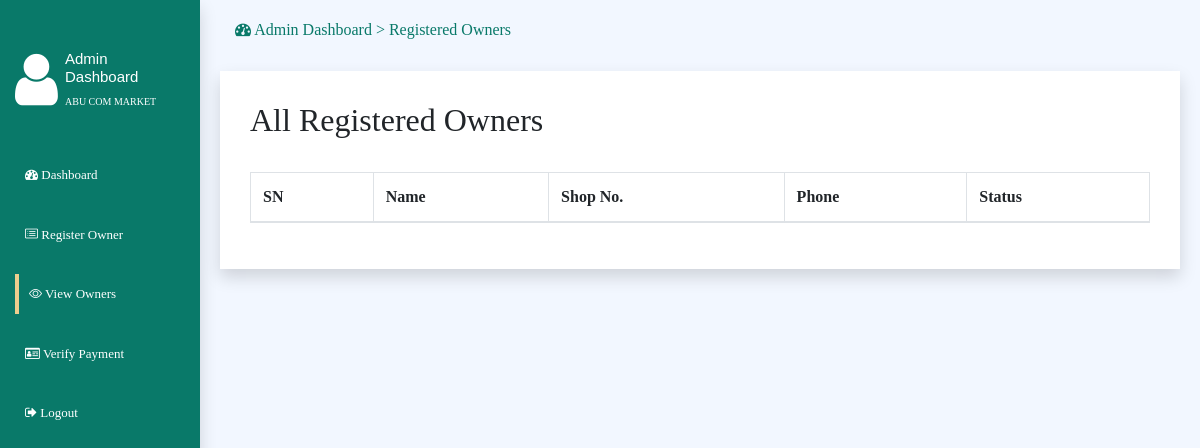
Page /backend/view.php on the earlier database version.
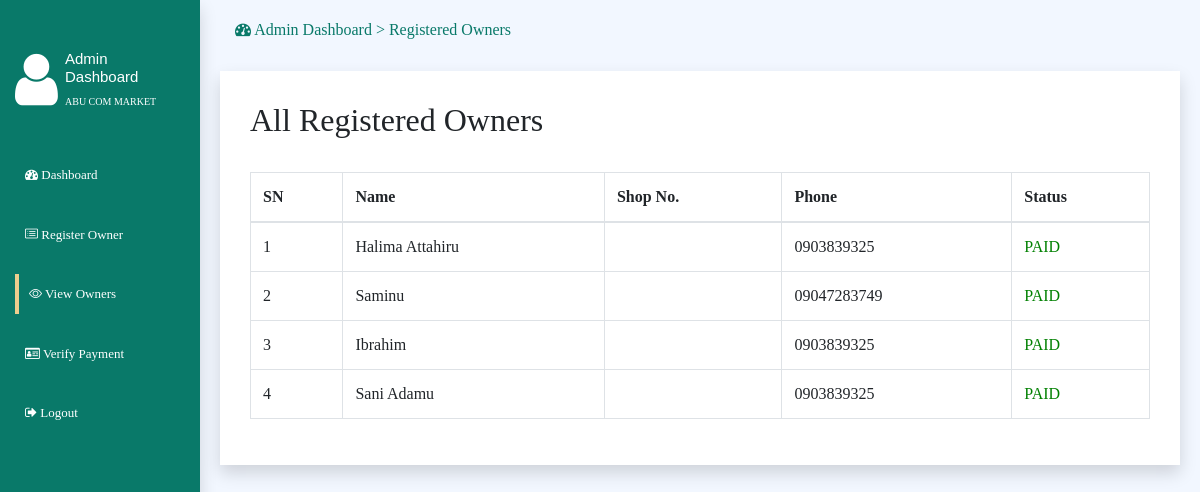
Same page on the later database version.
### tables this page shows
CREATE TABLE IF NOT EXISTS `shopOwners` (
  `id` int(11) NOT NULL AUTO_INCREMENT,
  `name` varchar(200) NOT NULL,
  `email` varchar(200) NOT NULL,
  `status` varchar(200) NOT NULL,
  `pword` varchar(50) NOT NULL,
  `gsm` varchar(50) NOT NULL,
  PRIMARY KEY (`id`)
);

### backend/view.php (the view, shortened to what this page needs)
<?php
include "../include/server.php";
?>
<!DOCTYPE html>
<html>
<head>
	<link rel="stylesheet" type="text/css" href="../css/style.css">
    <link rel="stylesheet" type="text/css" href="../bootstrap/css/bootstrap.min.css">
    <link rel="stylesheet" type="text/css" href="../bootstrap-icons/bootstrap-icons.css">
    <link rel="stylesheet" href="../dist/css/iziToast.min.css">
    <link href="../lib/owlcarousel/assets/owl.carousel.min.css" rel="stylesheet">
    <link href="../lib/animate/animate.min.css" rel="stylesheet">
     <link href="../lib/font-awesome/css/font-awesome.min.css" rel="stylesheet">
    <link rel="stylesheet" href="../css/dismissible.css">
<link href="assets/css/app.min.css" id="app-style" rel="stylesheet" type="text/css" />
<link href="assets/libs/datatables.net-bs4/css/dataTables.bootstrap4.min.css" rel="stylesheet" type="text/css" />
    <link href="assets/libs/datatables.net-buttons-bs4/css/buttons.bootstrap4.min.css" rel="stylesheet" type="text/css" />
<link href="assets/libs/select2/css/select2.min.css" rel="stylesheet" type="text/css" />
</head>
<body>
<div class="container-fluid h-100" id="dashboard">
            <div class="row h-100">
                <div class="col-md-2 shadow">
                    <div class="left-bar">
                        <div class="row">
                            <div class="col-md-3">
                                <h6><span class="fa fa-user"></span></h6>
                            </div>
                            <div class="col-md-9">
                                <h6>Admin Dashboard</h6>
                                <p style="color:#fff;font-size: 10px;">ABU COM MARKET</p>
                            </div>
                        </div>
                        <div class="nav-list">
                            <ul>
                                <li><a href="dashboard.php"><span class="fa fa-dashboard"></span> Dashboard</a></li>
                                <li><a href="register.php"><span class="bi bi-card-list"></span> Register Owner</a></li>
                                <li><a href="view.php" class="active"><span class="bi bi-eye"></span> View Owners</a></li>
                                <li><a href="verify.php"><span class="fa fa-drivers-license-o"></span> Verify Payment</a></li>
                                <li><a href="../index.php"><span class="fa fa-sign-out"></span> Logout</a></li>
                            </ul>
                        </div>
                    </div>
                </div>
                <div class="col-md-10">
                    <div class="main">
                       <h6><span class="fa fa-dashboard"></span> Admin Dashboard > Registered Owners</h6>
                    <br>
                    <div class="row">
                            <div class="container shadow" style="padding: 30px;background-color: #fff;">
                        <h2>All Registered Owners</h2>
                        <br>
                     <table id="datatable-buttons" class="table table-bordered dt-responsive nowrap w-100">
              <thead>
  <tr>
    <th>SN</th>
    <th>Name</th>
    <th>Shop No.</th>
    <th>Phone</th>
    <th>Status</th>
  </tr>
  </thead>
  <?php
  $sn=1;
  $psql = mysqli_query($dbcon,"SELECT * FROM shopowners ORDER BY id DESC");
  while($prop = mysqli_fetch_array($psql)){ ?>
  <tr>
    <td><?php echo $sn++; ?></td>
    <td><?php echo $prop['name']; ?></td>
    <td><?php echo $prop['shopnumber']; ?></td>
   <td><?php echo $prop['gsm']; ?></td>
   <td><?php if ($prop['status']=="") {
       echo "<span style='color: red;'>NOT PAID</span>";
   }else{
    echo "<span style='color: green;'>PAID</span>";
   } ?></td>
  </tr>
  <?php } ?>
</table>
                </div>
                </div>
            </div>
        </div>
</body>
</html>

Differences in the rows shown:
added shopowners: name "Halima Attahiru", gsm "0903839325", status "PAID"
added shopowners: name "Saminu", gsm "09047283749", status "PAID"
added shopowners: name "Ibrahim", gsm "0903839325", status "PAID"
added shopowners: name "Sani Adamu", gsm "0903839325", status "PAID"
